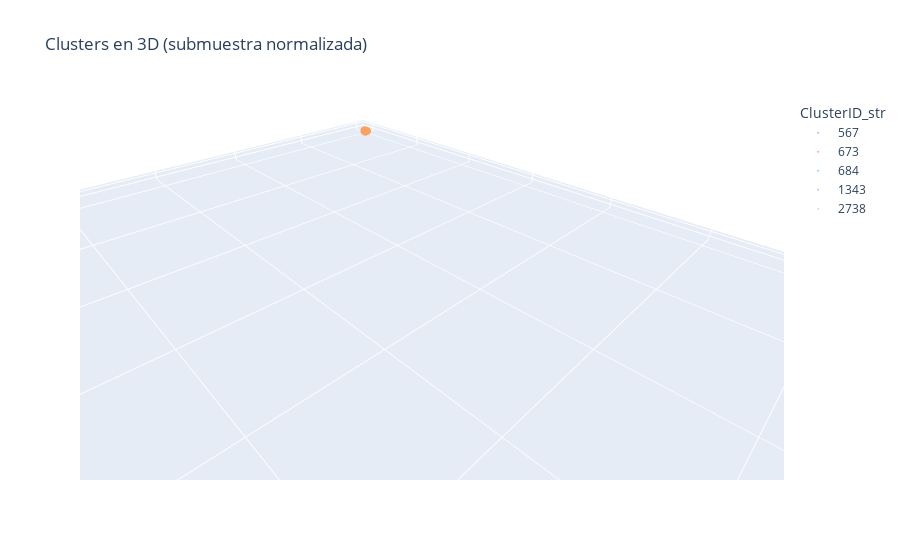

The notebook cell this image was saved under:
### Markdown cell above
# 05 — Exploration & plots\n\nLimpia ruido (ClusterID=-1), genera tablas y gráficos (hist/boxplot/XY/3D).

### Code cell
import pandas as pd, numpy as np, matplotlib.pyplot as plt
from pathlib import Path
import plotly.express as px

ROOT = Path(".").resolve()
PROC = ROOT / "data" / "processed"

CSV_DBSCAN   = PROC / "veg_gt2m_dbscan.csv"
CSV_CLEAN    = PROC / "veg_gt2m_dbscan_clean.csv"
PARQ_CLEAN   = PROC / "veg_gt2m_dbscan_clean.parquet"

assert CSV_DBSCAN.exists(), f"Falta CSV DBSCAN: {CSV_DBSCAN}. Corré 04_dbscan.ipynb"

usecols = ["X","Y","Z","HeightAboveGround","ClusterID"]
dtypes  = {"X":"float32","Y":"float32","Z":"float32","HeightAboveGround":"float32","ClusterID":"int32"}
df = pd.read_csv(CSV_DBSCAN, usecols=usecols, dtype=dtypes)

df_clean = df[df["ClusterID"] != -1].copy()
df_clean.to_csv(CSV_CLEAN, index=False)
df_clean.to_parquet(PARQ_CLEAN, index=False)

print(f"Puntos originales: {len(df):,} | sin ruido: {len(df_clean):,}")
print("CSV clean →", CSV_CLEAN)
print("Parquet clean →", PARQ_CLEAN)

cluster_counts = (df_clean["ClusterID"].value_counts()
                  .rename_axis("ClusterID").reset_index(name="#puntos"))
stats = (df_clean.groupby("ClusterID")["HeightAboveGround"]
         .agg(n="count", mean="mean",
              p25=lambda s: s.quantile(0.25),
              median="median",
              p75=lambda s: s.quantile(0.75),
              max="max").reset_index().sort_values("n", ascending=False))

cluster_counts.to_csv(PROC / "cluster_sizes.csv", index=False)
stats.to_csv(PROC / "cluster_hag_stats.csv", index=False)

# Hist tamaños
plt.figure(figsize=(6,4))
plt.hist(cluster_counts["#puntos"], bins=50)
plt.xlabel("Tamaño del cluster (# puntos)")
plt.ylabel("Frecuencia")
plt.title("Distribución de tamaños de clusters (DBSCAN)")
plt.tight_layout(); plt.show()

# Boxplot top10
top_ids = cluster_counts["ClusterID"].head(10).tolist()
subset = df_clean[df_clean["ClusterID"].isin(top_ids)]
plt.figure(figsize=(10,5))
subset.boxplot(column="HeightAboveGround", by="ClusterID", grid=False, rot=45)
plt.ylabel("HeightAboveGround (m)")
plt.title("Alturas por cluster (Top 10)")
plt.suptitle(""); plt.tight_layout(); plt.show()

# XY muestra
sample = df_clean.sample(min(50_000, len(df_clean)), random_state=42)
plt.figure(figsize=(6,6))
plt.scatter(sample["X"], sample["Y"], c=sample["ClusterID"], s=1, cmap="tab20", alpha=0.6)
plt.xlabel("X"); plt.ylabel("Y"); plt.title("Vista XY por ClusterID (muestra)")
plt.gca().set_aspect("equal", adjustable="box")
plt.tight_layout(); plt.show()

# 3D top-5
dfc = df_clean[["X","Y","HeightAboveGround","ClusterID"]].copy()
top5 = dfc["ClusterID"].value_counts().head(5).index.tolist()
sub = dfc[dfc["ClusterID"].isin(top5)].copy()
if len(sub) > 20_000: sub = sub.sample(20_000, random_state=42)
sub["Xn"] = sub["X"] - sub["X"].min()
sub["Yn"] = sub["Y"] - sub["Y"].min()
sub["ClusterID_str"] = sub["ClusterID"].astype(int).astype(str)

fig = px.scatter_3d(sub, x="Xn", y="Yn", z="HeightAboveGround",
                    color="ClusterID_str",
                    title="Clusters en 3D (submuestra normalizada)")
fig.update_traces(marker=dict(size=2, opacity=0.5))
fig.update_layout(scene_aspectmode="data"); fig.show()

### Figure 1 — Plotly figure (JSON) as saved in the notebook; plotly's stock layout.template omitted (floating-point values rounded to 4 significant figures; data arrays with more than 128 entries replaced by an {"elided": "..."} marker saying what was removed)
{"data": [{"hovertemplate": "ClusterID_str=567<br>Xn=%{x}<br>Yn=%{y}<br>HeightAboveGround=%{z}<extra></extra>", "legendgroup": "567", "marker": {"color": "#636efa", "opacity": 0.5, "size": 2, "symbol": "circle"}, "mode": "markers", "name": "567", "scene": "scene", "showlegend": true, "type": "scatter3d", "x": {"elided": "610 float values"}, "y": {"elided": "610 float values"}, "z": {"elided": "610 float values"}}, {"hovertemplate": "ClusterID_str=673<br>Xn=%{x}<br>Yn=%{y}<br>HeightAboveGround=%{z}<extra></extra>", "legendgroup": "673", "marker": {"color": "#EF553B", "opacity": 0.5, "size": 2, "symbol": "circle"}, "mode": "markers", "name": "673", "scene": "scene", "showlegend": true, "type": "scatter3d", "x": {"elided": "429 float values"}, "y": {"elided": "429 float values"}, "z": {"elided": "429 float values"}}, {"hovertemplate": "ClusterID_str=684<br>Xn=%{x}<br>Yn=%{y}<br>HeightAboveGround=%{z}<extra></extra>", "legendgroup": "684", "marker": {"color": "#00cc96", "opacity": 0.5, "size": 2, "symbol": "circle"}, "mode": "markers", "name": "684", "scene": "scene", "showlegend": true, "type": "scatter3d", "x": {"elided": "470 float values"}, "y": {"elided": "470 float values"}, "z": {"elided": "470 float values"}}, {"hovertemplate": "ClusterID_str=1343<br>Xn=%{x}<br>Yn=%{y}<br>HeightAboveGround=%{z}<extra></extra>", "legendgroup": "1343", "marker": {"color": "#ab63fa", "opacity": 0.5, "size": 2, "symbol": "circle"}, "mode": "markers", "name": "1343", "scene": "scene", "showlegend": true, "type": "scatter3d", "x": {"elided": "545 float values"}, "y": {"elided": "545 float values"}, "z": {"elided": "545 float values"}}, {"hovertemplate": "ClusterID_str=2738<br>Xn=%{x}<br>Yn=%{y}<br>HeightAboveGround=%{z}<extra></extra>", "legendgroup": "2738", "marker": {"color": "#FFA15A", "opacity": 0.5, "size": 2, "symbol": "circle"}, "mode": "markers", "name": "2738", "scene": "scene", "showlegend": true, "type": "scatter3d", "x": {"elided": "388 float values"}, "y": {"elided": "388 float values"}, "z": {"elided": "388 float values"}}], "layout": {"legend": {"title": {"text": "ClusterID_str"}, "tracegroupgap": 0}, "scene": {"aspectmode": "data", "domain": {"x": [0, 1], "y": [0, 1]}, "xaxis": {"title": {"text": "Xn"}}, "yaxis": {"title": {"text": "Yn"}}, "zaxis": {"title": {"text": "HeightAboveGround"}}}, "title": {"text": "Clusters en 3D (submuestra normalizada)"}}}
